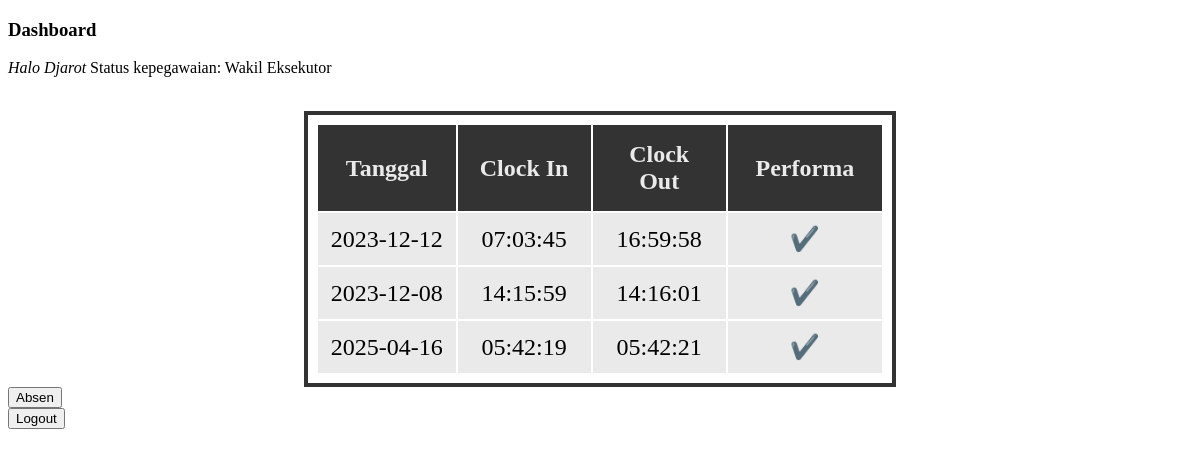
The page /dashboard/index.php (signed in) on the database its author committed.
### tables this page shows
CREATE TABLE `absensi` (
  `id` int NOT NULL,
  `user_id` int NOT NULL,
  `tanggal` varchar(255) DEFAULT NULL,
  `jam_masuk` varchar(255) DEFAULT NULL,
  `jam_keluar` varchar(255) DEFAULT NULL
);

### dashboard/absensi.php (the view, shortened to what this page needs)
<table class="table">
    <tr class="tr">
        <th class="th">Tanggal</th>
        <th class="th">Clock In</th>
        <th class="th">Clock Out</th>
        <th class="th">Performa</th>
    </tr>
    <?php
    include("../connection.php");
    $user_id = $_SESSION['user_id'];
    $sql = "SELECT * FROM absensi WHERE user_id='$user_id'";
    $result = $db->query($sql);
    $tanggal = date('Y-m-d');
    while($data = $result->fetch_assoc()) {
        echo "<tr class='tr'>";
        echo "<td class='td'>" . $data['tanggal'] . "</td>";
        echo "<td class='td'>" . $data['jam_masuk'] . "</td>";
        if (empty($data['jam_keluar']) && !empty($data['jam_masuk']) && $data['tanggal'] == $tanggal) {
            echo "<td class='td'>
            <form action='' method='POST'>
                <button name='clockout' type='submit'>keluar</button>
            </form>
            </td>";
        } else {
            echo "<td class='td'>" . $data['jam_keluar'] . "</td>";
        }
        if(!empty($data['jam_masuk']) && !empty($data['jam_keluar'])) {
            echo "<td class='td'>✔️</td>";
        } else {
        echo "<td class='td'>❌</td>";
        }
        echo "</tr>";
    }
    ?>
</table>
<form action="action.php" method="POST">
    <button name="absen" type="submit">Absen</button>
</form>

### dashboard/style-dashboard.css (style rules this page uses)
.table { border: 4px solid #333; padding: 8px; font-size: 24px; width: 50%; margin: 0 auto; }
.tr { background-color: #333; color: #eaeaea; text-align: center; }
.th { padding: 16px; width: 10%; }
.td { background-color: #eaeaea; color: black; padding: 12px; }

### rows shown on the page
absensi: tanggal "2023-12-12", jam_masuk "07:03:45", jam_keluar "16:59:58"
absensi: tanggal "2023-12-08", jam_masuk "14:15:59", jam_keluar "14:16:01"
absensi: tanggal "2025-04-16", jam_masuk "05:42:19", jam_keluar "05:42:21"

### other values the page prints
$nama_lengkap "Djarot"
$role "Wakil Eksekutor"
